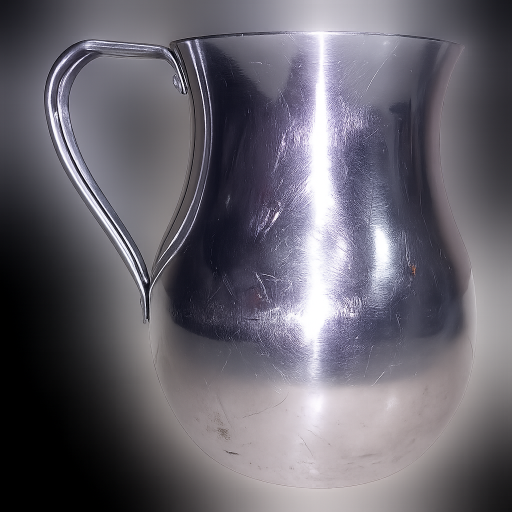
#> input picture Miniproyecto1/Punto 1/docs/Chocolatera.png, 1024 x 1024 px, found by its file name (shown at 1/2 size)
$ python ImagenChocolatera.py
#> lines starting #> are read from the running program, lines starting #| are printed output that depends on the picture
import cv2
import numpy as np
import matplotlib.pyplot as plt

# Load the image with alpha channel
image = cv2.imread('Chocolatera.png', cv2.IMREAD_UNCHANGED)  # This gives BGRA
#> image is the input picture: shape (1024, 1024, 4); mean B, G, R, A 109, 99.9, 103.1, 129.8

# Split the channels
b, g, r, a = cv2.split(image)
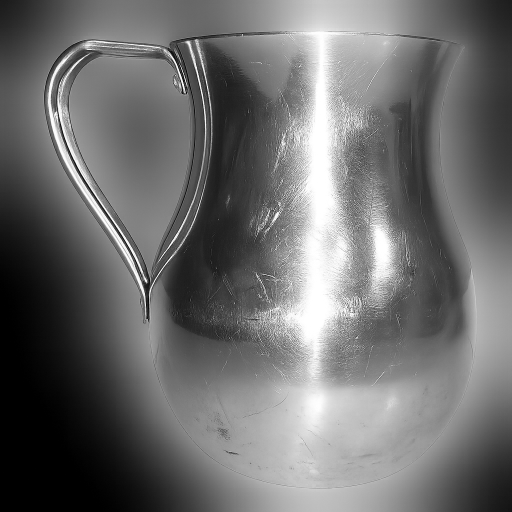
#> b: shape (1024, 1024) (shown at 1/2 size); min 0, max 255, mean 109
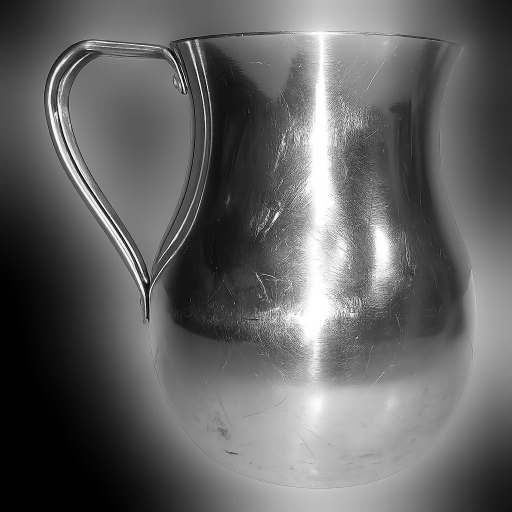
#> g: shape (1024, 1024) (shown at 1/2 size); min 0, max 255, mean 99.9
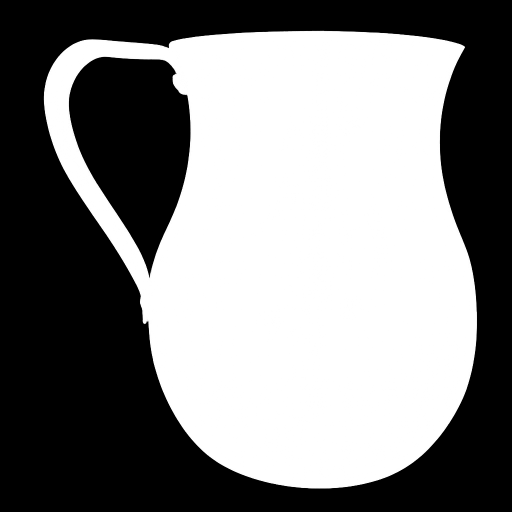
#> a: shape (1024, 1024) (shown at 1/2 size); min 0, max 255, mean 129.8

# Convert BGRA to RGBA for matplotlib
rgba = cv2.merge([r, g, b, a])
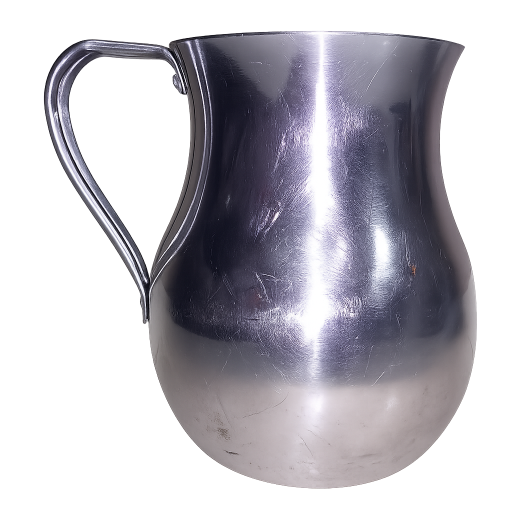
#> rgba: shape (1024, 1024, 4) (shown at 1/2 size); mean R, G, B, A 103.1, 99.9, 109, 129.8; transparent parts drawn white

# Create a white background
white_bg = np.ones_like(rgba[:, :, :3], dtype=np.uint8) * 255

# Normalize alpha channel to [0,1]
alpha = a.astype(float) / 255.0
alpha = np.repeat(alpha[:, :, np.newaxis], 3, axis=2)
#> alpha: shape (1024, 1024, 3) float64

# Alpha blending
blended = (rgba[:, :, :3] * alpha + white_bg * (1 - alpha)).astype(np.uint8)

x = [929, 920, 908, 893, 885, 881, 880, 879, 880, 887, 912, 917, 936, 953, 943, 929, 891,
     877, 863, 844, 823, 799, 781, 757, 727, 699, 671, 634, 948, 912, 951, 900, 952, 899]
y = [94, 110, 135, 178, 213, 240, 250, 269, 327, 370, 449, 462, 511, 645, 740, 786, 856,
     874, 890, 909, 926, 941, 950, 959, 967, 972, 975, 976, 566, 822, 688, 415, 607, 412]
x = np.array(x)
y = np.array(y)
x_corrected = x - 634
y_corrected = y - 94

y_sorted = np.sort(y_corrected)
x_sorted = np.array([0]*len(y_sorted))
order = [0]*len(y_sorted)

for i in range(len(y_sorted)):
    order[i] = int(np.where(y_corrected == y_sorted[i])[0][0])
    x_sorted[i] = x_corrected[order[i]]

y_scaled = np.array(x_sorted*0.2081218274)
x_scaled = np.array(y_sorted*0.2081218274)
print("x = ", x_scaled)
print("y = ", y_scaled)

# Display
plt.imshow(blended)
plt.scatter(x, y)
plt.axis('off')
plt.title('Blended PNG on White Background')
plt.show()
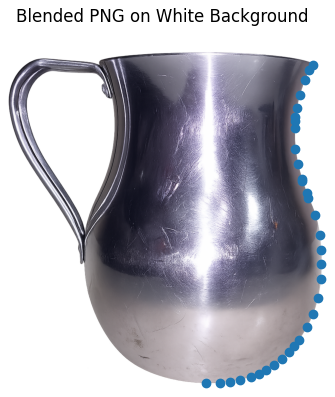
#> figure drawn by matplotlib, 1 panel

plt.scatter(x_corrected, y_corrected)
plt.scatter(x_scaled, y_scaled)
plt.axis()
plt.grid()
plt.show()
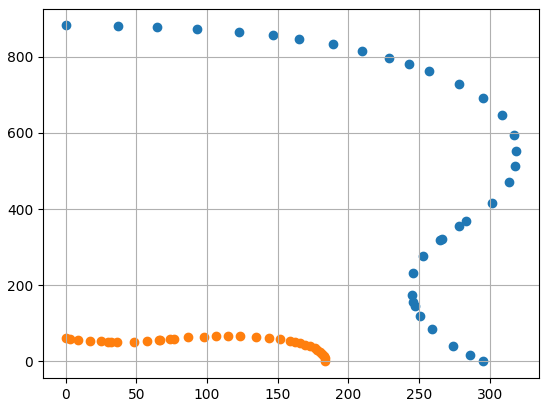
#> figure drawn by matplotlib, 1 panel
